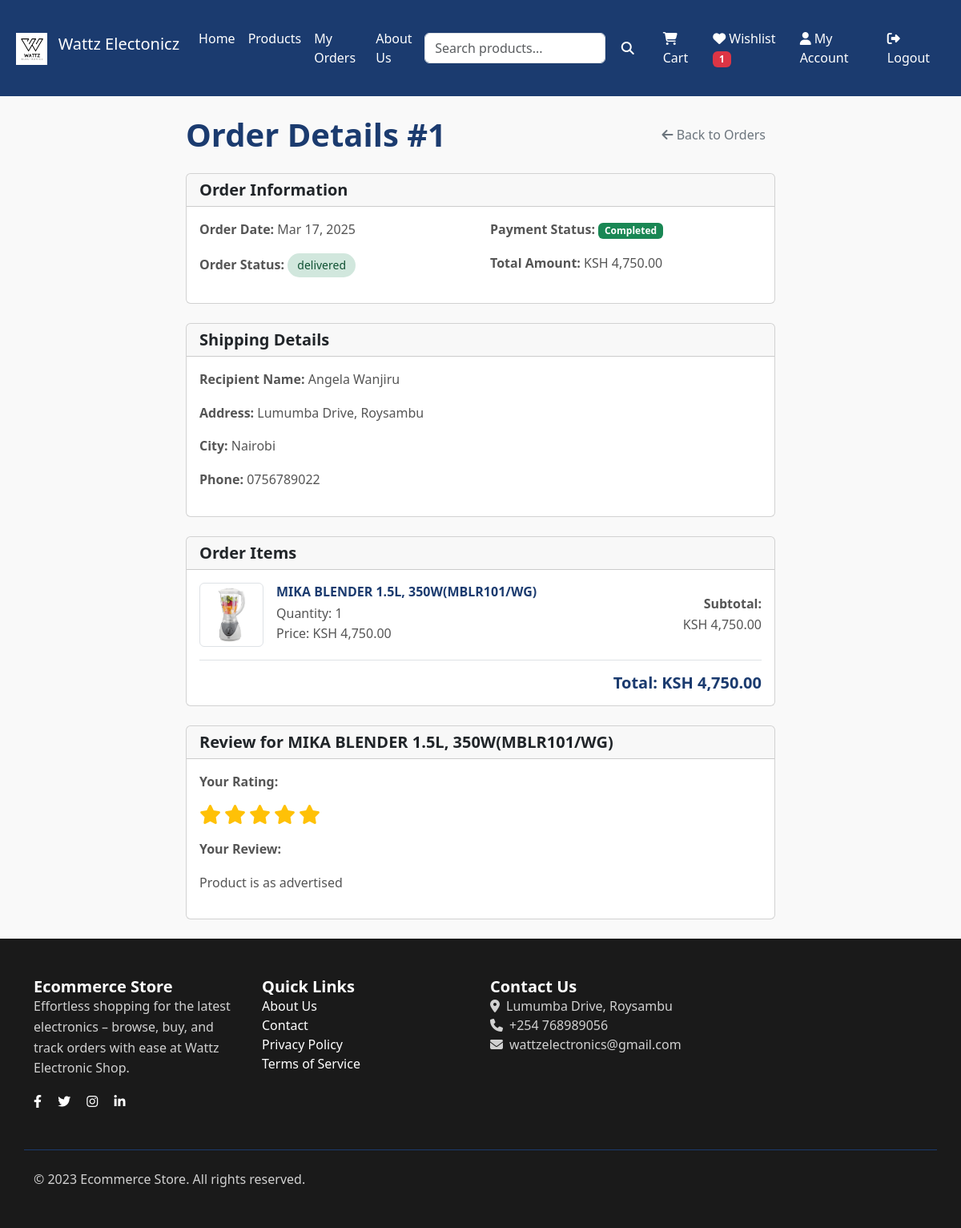
/view_order.php?order_id=1 (signed in), run on the app's committed database.
### tables this page shows
CREATE TABLE `user_order` (
  `order_id` int(11) NOT NULL,
  `user_id` int(11) DEFAULT NULL,
  `shipping_id` int(11) NOT NULL,
  `total_amount` decimal(10,2) NOT NULL,
  `status` enum('pending','processing','shipped','delivered','cancelled') DEFAULT 'pending',
  `payment_method` varchar(50) DEFAULT NULL,
  `payment_status` enum('pending','completed','failed') DEFAULT 'pending',
  `order_date` timestamp NOT NULL DEFAULT current_timestamp()
);

CREATE TABLE `shipping_detail` (
  `shipping_id` int(11) NOT NULL,
  `order_id` int(11) DEFAULT NULL,
  `recipient_name` varchar(100) NOT NULL,
  `address` text NOT NULL,
  `city` varchar(100) NOT NULL,
  `country` varchar(100) NOT NULL,
  `phone` varchar(20) DEFAULT NULL,
  `tracking_number` varchar(100) DEFAULT NULL,
  `shipping_method` varchar(50) DEFAULT NULL,
  `shipping_cost` decimal(10,2) DEFAULT NULL,
  `estimated_delivery_date` date DEFAULT NULL
);

CREATE TABLE `products` (
  `product_id` int(11) NOT NULL,
  `subcategory_id` int(11) DEFAULT NULL,
  `name` varchar(255) NOT NULL,
  `description` text DEFAULT NULL,
  `price` decimal(10,2) NOT NULL,
  `discount` decimal(5,2) DEFAULT 0.00,
  `stock_quantity` int(11) NOT NULL DEFAULT 0,
  `status` enum('in_stock','out_of_stock','discontinued') DEFAULT 'in_stock',
  `featured` tinyint(1) DEFAULT 0,
  `created_at` timestamp NOT NULL DEFAULT current_timestamp(),
  `updated_at` timestamp NOT NULL DEFAULT current_timestamp() ON UPDATE current_timestamp(),
  `image_1` varchar(255) DEFAULT NULL,
  `image_2` varchar(255) DEFAULT NULL,
  `image_3` varchar(255) DEFAULT NULL,
  `final_price` decimal(10,2) GENERATED ALWAYS AS (`price` * (1 - coalesce(`discount`,0) / 100)) STORED
);

CREATE TABLE `order_items` (
  `order_item_id` int(11) NOT NULL,
  `order_id` int(11) NOT NULL,
  `product_id` int(11) NOT NULL,
  `quantity` int(11) NOT NULL,
  `price` decimal(10,2) NOT NULL
);

CREATE TABLE `reviews` (
  `review_id` int(11) NOT NULL,
  `order_id` int(11) DEFAULT NULL,
  `product_id` int(11) DEFAULT NULL,
  `user_id` int(11) DEFAULT NULL,
  `rating` int(11) NOT NULL CHECK (`rating` between 1 and 5),
  `comment` text DEFAULT NULL,
  `review_date` timestamp NOT NULL DEFAULT current_timestamp()
);

### view_order.php (the view, shortened to what this page needs)
<?php
require_once 'includes/db.php';
$user_id = $_SESSION['user_id'];
$order_id = isset($_GET['order_id']) ? intval($_GET['order_id']) : 0;
$query = "SELECT o.*, s.recipient_name, s.address, s.city, s.phone,
          oi.quantity, oi.price as item_price, oi.product_id,
          p.name as product_name, p.image_1 as product_image
          FROM user_order o
          JOIN shipping_detail s ON o.shipping_id = s.shipping_id
          JOIN order_items oi ON o.order_id = oi.order_id
          JOIN products p ON oi.product_id = p.product_id
          WHERE o.order_id = ? AND o.user_id = ?";
$stmt = $conn->prepare($query);
$stmt->execute([$order_id, $user_id]);
$order_items = $stmt->fetchAll(PDO::FETCH_ASSOC);
$order = $order_items[0];
include 'includes/header.php';
?>
<div class="container my-4">
    <div class="row">
        <div class="col-md-8 mx-auto">
            <div class="d-flex justify-content-between align-items-center mb-4">
                <h1>Order Details #<?php echo $order_id; ?></h1>
                <a href="my_orders.php" class="btn btn-outline-secondary">
                    <i class="fas fa-arrow-left"></i> Back to Orders
                </a>
            </div>
            <div class="card mb-4">
                <div class="card-header">
                    <h5 class="card-title mb-0">Order Information</h5>
                </div>
                <div class="card-body">
                    <div class="row">
                        <div class="col-md-6">
                            <p><strong>Order Date:</strong> <?php echo date('M d, Y', strtotime($order['order_date'])); ?></p>
                            <p><strong>Order Status:</strong>
                                <span class="status-badge status-<?php echo strtolower($order['status']); ?>">
                                    <?php echo htmlspecialchars($order['status']); ?>
                                </span>
                            </p>
                        </div>
                        <div class="col-md-6">
                            <p><strong>Payment Status:</strong>
                                <span class="badge bg-<?php echo $order['payment_status'] === 'completed' ? 'success' : ($order['payment_status'] === 'failed' ? 'danger' : 'warning'); ?>">
                                    <?php echo ucfirst($order['payment_status']); ?>
                                </span>
                            </p>
                            <p><strong>Total Amount:</strong> KSH <?php echo number_format($order['total_amount'], 2); ?></p>
                        </div>
                    </div>
                </div>
            </div>
            <div class="card mb-4">
                <div class="card-header">
                    <h5 class="card-title mb-0">Shipping Details</h5>
                </div>
                <div class="card-body">
                    <p><strong>Recipient Name:</strong> <?php echo htmlspecialchars($order['recipient_name']); ?></p>
                    <p><strong>Address:</strong> <?php echo htmlspecialchars($order['address']); ?></p>
                    <p><strong>City:</strong> <?php echo htmlspecialchars($order['city']); ?></p>
                    <p><strong>Phone:</strong> <?php echo htmlspecialchars($order['phone']); ?></p>
                </div>
            </div>
            <div class="card">
                <div class="card-header">
                    <h5 class="card-title mb-0">Order Items</h5>
                </div>
                <div class="card-body">
                    <?php foreach ($order_items as $item): ?>
                    <div class="d-flex align-items-center mb-3 border-bottom pb-3">
                        <img src="<?php echo htmlspecialchars($item['product_image']); ?>"
                             alt="<?php echo htmlspecialchars($item['product_name']); ?>"
                             class="img-thumbnail" style="width: 80px; height: 80px; object-fit: cover;">
                        <div class="ms-3 flex-grow-1">
                            <h6 class="mb-1"><?php echo htmlspecialchars($item['product_name']); ?></h6>
                            <p class="mb-0">Quantity: <?php echo $item['quantity']; ?></p>
                            <p class="mb-0">Price: KSH <?php echo number_format($item['item_price'], 2); ?></p>
                        </div>
                        <div class="text-end">
                            <p class="mb-0"><strong>Subtotal:</strong></p>
                            <p class="mb-0">KSH <?php echo number_format($item['item_price'] * $item['quantity'], 2); ?></p>
                        </div>
                    </div>
                    <?php endforeach; ?>
                    <div class="text-end mt-3">
                        <h5>Total: KSH <?php echo number_format($order['total_amount'], 2); ?></h5>
                    </div>
                </div>
            </div>
            <?php if ($order['status'] === 'delivered'): ?>
                <?php foreach ($order_items as $item): ?>
                    <?php
                    $review_check = $conn->prepare("SELECT * FROM reviews WHERE order_id = ? AND product_id = ? AND user_id = ?");
                    $review_check->execute([$order_id, $item['product_id'], $user_id]);
                    $existing_review = $review_check->fetch();
                    ?>
                    <div class="card mt-4">
                        <div class="card-header">
                            <h5 class="card-title mb-0">Review for <?php echo htmlspecialchars($item['product_name']); ?></h5>
                        </div>
                        <div class="card-body">
                            <?php if ($existing_review): ?>
                                <div class="mb-3">
                                    <p><strong>Your Rating:</strong></p>
                                    <div class="review-stars">
                                        <?php for ($i = 1; $i <= 5; $i++): ?>
                                            <i class="fas fa-star <?php echo $i <= $existing_review['rating'] ? 'text-warning' : 'text-muted'; ?>"></i>
                                        <?php endfor; ?>
                                    </div>
                                </div>
                                <div class="mb-3">
                                    <p><strong>Your Review:</strong></p>
                                    <p><?php echo htmlspecialchars($existing_review['comment']); ?></p>
                                </div>
                            <?php endif; ?>
                        </div>
                    </div>
                <?php endforeach; ?>
            <?php endif; ?>
        </div>
    </div>
</div>
<?php include 'includes/footer.php'; ?>

### assets/css/user.css (style rules this page uses)
body { font-family: 'Segoe UI', Arial, sans-serif; margin: 0; padding: 0; background-color: #f9f9f9; color: #333; }
h1, h2, h3, h4, h5, h6 { margin: 0; font-weight: bold; color: #1B3B6F; }
p { font-size: 1rem; line-height: 1.6; color: #555; }
a { text-decoration: none; color: #1B3B6F; transition: color 0.3s ease; }
button, .btn { border: none; outline: none; cursor: pointer; transition: background-color 0.3s ease, transform 0.3s ease; }

### assets/css/style.css (style rules this page uses)
:root { --primary: #1B3B6F; --accent1: #8EC5FC; --accent2: #C77DFF; --background: #1A1A1A; --text: #FFFFFF; }

### view_order.php (style rules this page uses)
.review-stars { display: inline-flex; gap: 0.25rem; font-size: 1.5rem; }
.status-badge { padding: 0.25rem 0.75rem; border-radius: 1rem; font-size: 0.875rem; font-weight: 500; display: inline-block; }
.status-delivered { background-color: var(--status-delivered-bg, #d1e7dd); color: var(--status-delivered-color, #0f5132); }

### data on the page
user_order: order_date "Mar 17, 2025", status "delivered", payment_status "Completed", total_amount "4,750.00", shipping.recipient_name "Angela Wanjiru", shipping.address "Lumumba Drive, Roysambu", shipping.city "Nairobi", shipping.phone "0756789022", products.image_1 (picture), products.name "MIKA BLENDER 1.5L, 350W(MBLR101/WG)", order_items.quantity "1", order_items.price "4,750.00", order_items.price+quantity "4,750.00", reviews.comment "Product is as advertised"

### other printed values
$wishlist_count "1"
$order_id "1"
